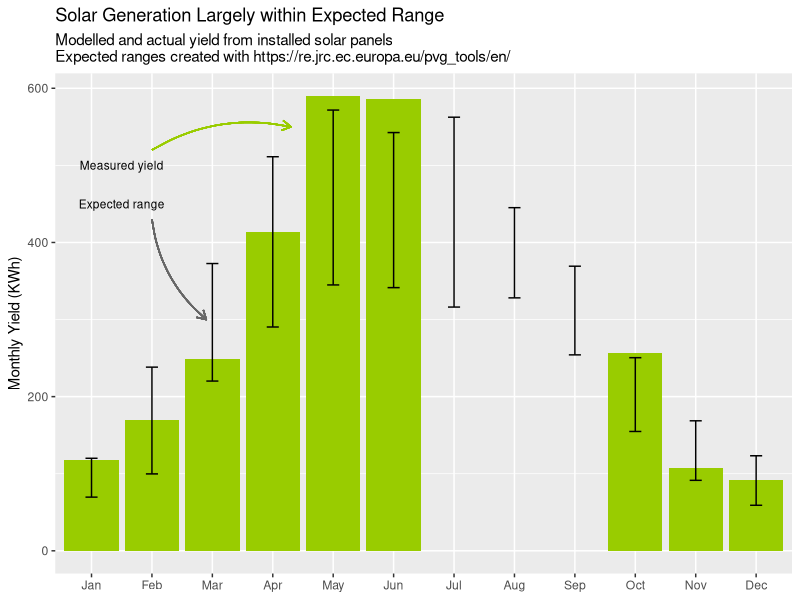
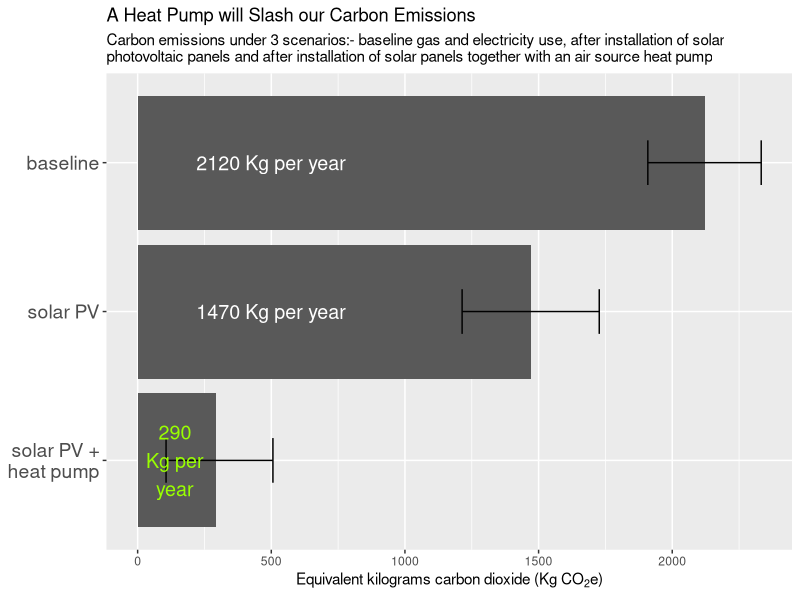
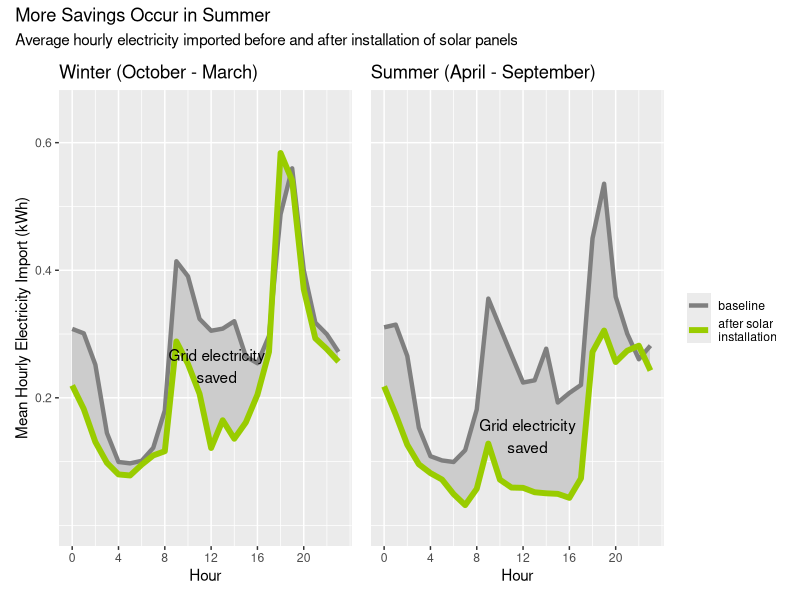
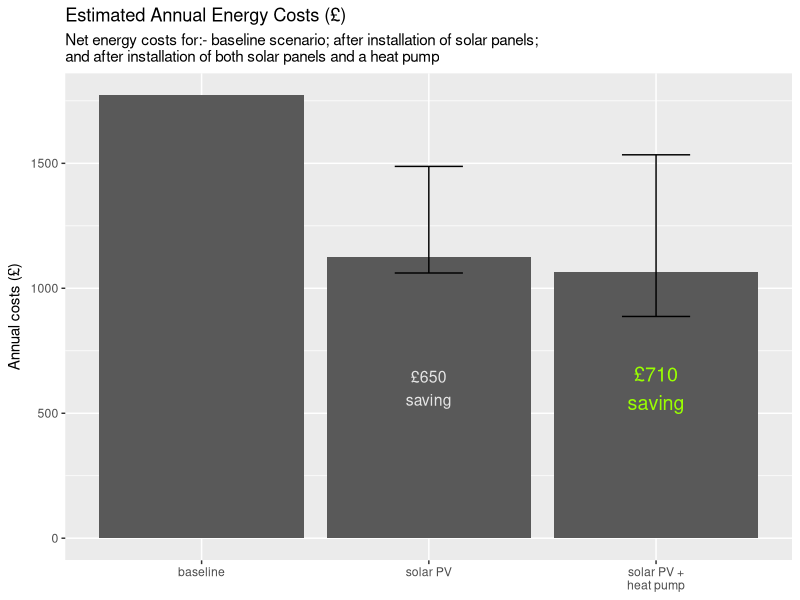

Here is the R script that generated these plots, in order:
## ---- chunk 1
knitr::opts_chunk$set(
  echo = TRUE, message=FALSE, warning=FALSE, comment = "", fig.width = 8, fig.height = 6
)
## ---- chunk 2
library(tidyverse)

library(patchwork)# for combining plots
library(knitr)    # for table display
## ---- chunk 3
# personal daily domestic usage and generation data
daily_data <- read_csv("Data/230630_daily.csv", 
                       col_types=cols(date = col_date(format="%d/%m/%y")))
# grid electricity usage aggregated by hour from N3rgy data and converted to local time
hrly_data <- read_csv("Data/230630_hourly.csv", 
            col_types=cols(local_time = col_datetime(format = "%Y-%m-%d %H:%M:%S")))

# tariff 1/7/23
PRICE_GAS_PER_KWH <- 0.07544 # previous price 0.10348 
PRICE_ELEC_PER_KWH <- 0.311 # import price, previous price 0.3476
PRICE_EXPORT_ELEC <- 0.15 # previous price 0.056
## ---- chunk 4
# final date of available data
LAST_DATE <- max(daily_data$date)

# solar PV install
SOLAR_INSTALL_DATE <- date("2022-09-19")

# average annual gas usage based on last 2 years
baseline_gas_usage <- round(sum(daily_data$gas_usage_kwh[daily_data$date > LAST_DATE - 730])/2, -1)

# annual electricity usage from most recent full year pre solar PV install
baseline_elec_usage <- round(sum(daily_data$elec_usage_kwh[daily_data$date > 
        SOLAR_INSTALL_DATE - 365 & daily_data$date <= SOLAR_INSTALL_DATE]), -1)
## ---- chunk 5
# carbon equivalent calculation using estimated conversion factors (kWh -> Kg CO2)
carbon_equivalent <- function(gas=0, grid_elec=0, GAS_TO_CARBON=0.18, GRID_ELEC_TO_CARBON=0.19){
  gas*GAS_TO_CARBON + grid_elec*GRID_ELEC_TO_CARBON
}
## ---- chunk 6
# baseline carbon dioxide equivalent with approx 10% variation in energy usage year to year
annual_carbon <- carbon_equivalent(gas=baseline_gas_usage, grid_elec=baseline_elec_usage)
carbon_baseline <- data.frame(
                      carbon=annual_carbon,
                      carbon_min=0.9*annual_carbon,
                      carbon_max=1.1*annual_carbon,
                      scenario="baseline")
## ---- chunk 7
# modeled solar generation using PV GIS tool from the EC 
# using 2005-2020 solar radiation data
modelled_yield_by_mth <- read.csv("Data/PVGIS_solar_estimate_mthly.csv")
ANNUAL_YIELD <- 3423 # predicted average solar yield (kWh)
ANNUAL_YIELD_STD <- 117 # standard deviation (kWh)

yield_by_mth <-
  daily_data[daily_data$date >= date("2022-10-01"),] %>% # using complete months only 
  mutate(month=month(date)) %>%
  group_by(month) %>%
  summarise(actual_yield=sum(solar_yield_kwh)) 

# combine with modeled solar yield
solar_yield <- modelled_yield_by_mth %>% 
  left_join(yield_by_mth, by=join_by(month))

ggplot(data=solar_yield) +
  geom_col(aes(x=month, y=actual_yield), orientation="x", fill="#99CC00", na.rm=TRUE) +
  geom_errorbar(aes(x=month, y=avg_monthly_yield_kwh, ymin=avg_monthly_yield_kwh - 
                  2*sd_monthly_yield_kwh,
        ymax=avg_monthly_yield_kwh + 2*sd_monthly_yield_kwh), width=.2) +
  labs(title="Solar Generation Largely within Expected Range", 
       subtitle="Modelled and actual yield from installed solar panels\nExpected ranges created with https://re.jrc.ec.europa.eu/pvg_tools/en/" , 
        x="month", y="Monthly Yield (KWh)") +
  scale_x_discrete(limits=month.abb) + 
  theme(axis.title.x = element_blank()) +
  annotate("text", 
           x=c(1.5,1.5), 
           y=c(500, 450), 
           label=c("Measured yield", "Expected range"),
           size=c(3,3)
           ) + 
  geom_curve(x = 2, y = 520,
             xend = 4.3, yend = 550,
             color = "#99CC00",
             arrow = arrow(length = unit(0.02, "npc")),
             curvature = (-0.2)) +
  geom_curve(x = 2, y = 430,
             xend = 2.9, yend = 300,
             arrow = arrow(length = unit(0.02, "npc")),
             color="grey40",
             curvature = (0.2))
## ---- chunk 8
# estimated carbon and spread year to year for base usage with solar PV
carbon_solar <- data.frame(
      carbon=carbon_baseline$carbon - carbon_equivalent(grid_elec=ANNUAL_YIELD),
      carbon_min=carbon_baseline$carbon_min - 
                   carbon_equivalent(grid_elec=ANNUAL_YIELD + 2*ANNUAL_YIELD_STD),
      carbon_max=carbon_baseline$carbon_max - 
                   carbon_equivalent(grid_elec=ANNUAL_YIELD - 2*ANNUAL_YIELD_STD),
      scenario="solar PV")
## ---- chunk 9
SCOP <- 3.3 # estimated seasonal coefficient of performance
SCOP_MIN <- SCOP -.4
SCOP_MAX <- SCOP +.4

# estimated annual electric requirement for heat pump assuming current boiler is 92% 
# efficient and all gas is used for heat and hot water. (neglects gas for cooking)
hp_elec_usage <- function(scop = SCOP, annual_heat_req = baseline_gas_usage*0.92){
  annual_heat_req/scop
}


# estimated carbon from baseline usage with solar PV and a heat pump
carbon_solar_hp <- data.frame(
    carbon=carbon_equivalent(grid_elec=hp_elec_usage() + 
                      baseline_elec_usage - ANNUAL_YIELD),
    carbon_min=carbon_equivalent(grid_elec=0.9*(hp_elec_usage(scop=SCOP_MAX) + 
                      baseline_elec_usage) - (ANNUAL_YIELD + 2*ANNUAL_YIELD_STD)),
    carbon_max=carbon_equivalent(grid_elec=1.1*(hp_elec_usage(scop=SCOP_MIN) + 
                      baseline_elec_usage) - (ANNUAL_YIELD - 2*ANNUAL_YIELD_STD)),
    scenario="solar PV +\nheat pump"
) 

carbon_cost <- rbind(carbon_baseline, carbon_solar, carbon_solar_hp)

# set order for plotting
carbon_cost$scenario <- factor(carbon_cost$scenario, levels=c("solar PV +\nheat pump", 
                                        "solar PV", "baseline"))



ggplot(data=carbon_cost) +
  geom_col(aes(x=carbon, y=scenario)) +
  geom_errorbar(data=carbon_cost, aes(y=scenario, x=carbon, 
                                xmin=carbon_min, xmax=carbon_max), width=.3) +
  labs(title="A Heat Pump will Slash our Carbon Emissions",
       subtitle="Carbon emissions under 3 scenarios:- baseline gas and electricity use, after installation of solar \nphotovoltaic panels and after installation of solar panels together with an air source heat pump",
       x = expression("Equivalent kilograms carbon dioxide (Kg CO"[2]*"e)") 
    ) +
  theme(axis.text.y = element_text(size = 14),
        axis.title.y = element_blank()) +
  annotate("text", 
           y=c("baseline","solar PV","solar PV +\nheat pump"), 
           x=c(500,500,140), 
           label=c(paste0("",round(carbon_baseline$carbon, -1), " Kg per year"),
                   paste0("",round(carbon_solar$carbon, -1), " Kg per year"),
                   paste0("",round(carbon_solar_hp$carbon,-1), "\nKg per\nyear")
                   ),
           color=c("white", "white","#99ff00"),
           size=c(5)
           )
## ---- chunk 10
# comparing winter months (Oct-Mar) pre and post solar install 
ix_pre  <- which(daily_data$date >= date("2021-10-01")  & 
                   daily_data$date <= date("2022-03-31"))
ix_post <- which(daily_data$date >= date("2022-10-01") & 
                   daily_data$date <= date("2023-03-31"))

daily_diff_oct_mar <- mean(daily_data$elec_usage_kwh[ix_pre]) - 
          mean(daily_data$elec_usage_kwh[ix_post])

# comparing summer months (Apr-Sep) pre and post solar install (partial data only)
ix_pre  <- which(daily_data$date >= date("2022-04-01")  & 
                   daily_data$date <= SOLAR_INSTALL_DATE) # 19/9/22
ix_post <- which((daily_data$date >= SOLAR_INSTALL_DATE &
                   daily_data$date <= date("2022-09-30")) |
                   (daily_data$date >= date("2023-04-01") & 
                   daily_data$date <= date("2023-09-30")))

daily_diff_apr_sep <- mean(daily_data$elec_usage_kwh[ix_pre]) - 
          mean(daily_data$elec_usage_kwh[ix_post])

# extrapolating to predict annual amount of generated energy used locally
annual_solar_energy_used_locally <- daily_diff_oct_mar*182 + daily_diff_apr_sep*183 

## ---- chunk 11
cost_elec <- function(elec_import, elec_export=0, import_price=PRICE_ELEC_PER_KWH, 
                      export_price=PRICE_EXPORT_ELEC, elec_standing_charge=226){
  elec_import*import_price - elec_export*export_price + elec_standing_charge
}

annual_cost_saving_solar <- cost_elec(elec_import=baseline_elec_usage) -
  cost_elec(elec_import=baseline_elec_usage - annual_solar_energy_used_locally, 
          elec_export=ANNUAL_YIELD - annual_solar_energy_used_locally)

## ---- chunk 12
# October - March
# comparing pre and post solar install 
# NB there are only a few weeks of post solar install data April - September
ix_pre <- which(hrly_data$local_time >= date("2021-10-01") & 
                  hrly_data$local_time < date("2022-04-01"))
ix_post <- which((hrly_data$local_time >  date("2022-10-01")) & 
                  hrly_data$local_time < date("2023-04-01")) 

elec_import_by_hr_pre_solar <- hrly_data[ix_pre,] %>%
  mutate(hour=hour(local_time)) %>%
  group_by(hour) %>%
  summarise(avg_import_pre_solar=mean(elec_import_kwh)) 
  
elec_import_by_hr_post_solar <- hrly_data[ix_post,] %>%
  mutate(hour=hour(local_time)) %>%
  group_by(hour) %>%
  summarise(avg_import_post_solar=mean(elec_import_kwh)) 

hrly_elec_import_oct_mar <- elec_import_by_hr_pre_solar %>% 
  left_join(elec_import_by_hr_post_solar, by=join_by(hour))

oct_mar_daily_diff <- sum(hrly_elec_import_oct_mar$avg_import_pre_solar) -
  sum(hrly_elec_import_oct_mar$avg_import_post_solar)

winter <- ggplot(data=hrly_elec_import_oct_mar) +
  geom_ribbon(aes(x = hour, ymin = avg_import_post_solar, ymax = avg_import_pre_solar), fill = "grey80") +
  geom_line(aes(x=hour, y=avg_import_pre_solar, colour="baseline"), linewidth=1.5) +
  geom_line(aes(x=hour, y=avg_import_post_solar, colour="after solar\ninstallation"), linewidth=2) +
  labs(title="Winter (October - March)",
       x = "Hour", y = "Mean Hourly Electricity Import (kWh)") +
  scale_y_continuous(breaks = c(0.2, 0.4, 0.6), limits = c(0, 0.65)) +
  scale_x_continuous(breaks = c(0, 4, 8, 12, 16,20), limits = c(0, 23)) +
  scale_color_manual(breaks=c("baseline", "after solar\ninstallation"),
                     values=c("baseline"="grey50", "after solar\ninstallation"="#99cc00")) +
  theme(legend.position="none") +
  annotate("text", x=12.5, y=.25, label="Grid electricity\nsaved" ) 



# April - September, partial data only
# comparing pre and post solar install 
# NB there are only a few weeks of post solar install data April - September
ix_pre <- which(hrly_data$local_time >= date("2022-04-01") & 
                  hrly_data$local_time <= SOLAR_INSTALL_DATE)
ix_post <- which((hrly_data$local_time > SOLAR_INSTALL_DATE & 
                    hrly_data$local_time < date("2022-10-01")) | 
                    hrly_data$local_time >= date("2023-04-01")) 

elec_import_by_hr_pre_solar <- hrly_data[ix_pre,] %>%
  mutate(hour=hour(local_time)) %>%
  group_by(hour) %>%
  summarise(avg_import_pre_solar=mean(elec_import_kwh)) 
  
elec_import_by_hr_post_solar <- hrly_data[ix_post,] %>%
  mutate(hour=hour(local_time)) %>%
  group_by(hour) %>%
  summarise(avg_import_post_solar=mean(elec_import_kwh)) 

hrly_elec_import_apr_sep <- elec_import_by_hr_pre_solar %>% 
  left_join(elec_import_by_hr_post_solar, by=join_by(hour))

apr_sep_daily_diff <- sum(hrly_elec_import_apr_sep$avg_import_pre_solar) -
  sum(hrly_elec_import_apr_sep$avg_import_post_solar)

summer <- ggplot(data=hrly_elec_import_apr_sep) +
  geom_ribbon(aes(x = hour, ymin = avg_import_post_solar, ymax = avg_import_pre_solar), fill = "grey80") +
  geom_line(aes(x=hour, y=avg_import_pre_solar, colour="baseline"), linewidth=1.5) +
  geom_line(aes(x=hour, y=avg_import_post_solar, colour="after solar\ninstallation"), linewidth=2) +
  scale_x_continuous(breaks = c(0, 4, 8, 12, 16,20), limits = c(0, 23)) +
  scale_color_manual(breaks = c("baseline", "after solar\ninstallation"),
                     values = c("baseline"="grey50", "after solar\ninstallation"="#99cc00") ) + 
  scale_y_continuous(breaks = c(0.2, 0.4, 0.6), limits = c(0, 0.65)) +
  labs(title="Summer (April - September)",
       x = "Hour", y = "Mean Hourly Electricity Import (kWh)") +
  theme(legend.title=element_blank(), 
        axis.text.y = element_blank(), 
        axis.ticks.y = element_blank(), 
        axis.title.y = element_blank() ) +
  annotate("text", x=12.4, y=.14, label="Grid electricity\nsaved" )

winter + summer +
  plot_annotation(
    title = "More Savings Occur in Summer",
    subtitle = "Average hourly electricity imported before and after installation of solar panels" )

  
## ---- chunk 13
cost_gas <- function(gas_usage, price_gas=PRICE_GAS_PER_KWH, gas_stdg_charge=106){
  gas_usage*price_gas + gas_stdg_charge
}

heat_requirement <- .92*baseline_gas_usage

# annual saving on heating costs from swapping gas boiler 
# for heat pump on grid electricity
annual_cost_saving_hp <- cost_gas(baseline_gas_usage) -
  cost_elec(elec_import=heat_requirement/SCOP, elec_standing_charge = 0)

# with tariff pre 1 July 23
annual_cost_saving_hp_prev <- cost_gas(baseline_gas_usage, price_gas=0.10348) -
  cost_elec(elec_import=heat_requirement/SCOP, 
            elec_standing_charge = 0, 
            import_price=0.3476)
## ---- chunk 14
# annual energy costs from heating and electricity use (pre_solar) 
energy_cost_baseline <- cost_gas(baseline_gas_usage, price_gas=PRICE_GAS_PER_KWH) +
  cost_elec(baseline_elec_usage, import_price = PRICE_ELEC_PER_KWH, export_price = PRICE_EXPORT_ELEC)

# annual energy costs with solar PV
annual_energy_cost_solar <- function(
    price_elec=PRICE_ELEC_PER_KWH,
    price_export=PRICE_EXPORT_ELEC,
    yield=ANNUAL_YIELD,
    solar_used_locally=annual_solar_energy_used_locally) {
  cost_gas(gas_usage=baseline_gas_usage) + 
  cost_elec(elec_import=baseline_elec_usage - solar_used_locally, 
          elec_export=yield - solar_used_locally,
          import_price=price_elec, 
          export_price=price_export)
}

# estimated likely range of values
price_elec_export_best <- 0.15
price_elec_export_worst <- 0.03
yield_best <- ANNUAL_YIELD+2*ANNUAL_YIELD_STD
yield_worst <- ANNUAL_YIELD-2*ANNUAL_YIELD_STD
solar_used_best <- annual_solar_energy_used_locally*1.2
solar_used_worst <- annual_solar_energy_used_locally*0.8

energy_cost_solar <- annual_energy_cost_solar()
energy_cost_solar_best <- annual_energy_cost_solar(price_export=price_elec_export_best,
                                                   yield=yield_best,
                                                   solar_used_locally = solar_used_best)
energy_cost_solar_worst <- annual_energy_cost_solar(price_export=price_elec_export_worst,
                                                   yield=yield_worst,
                                                   solar_used_locally = solar_used_worst)

# estimated energy costs with solar PV and a heat pump
annual_energy_cost_solar_hp <- function(
    scop=SCOP, 
    pct_solar_used=0.35,
    price_elec=PRICE_ELEC_PER_KWH,
    price_elec_export=0.15,
    yield=ANNUAL_YIELD) {
  cost_elec(
    elec_import=baseline_elec_usage + 
      heat_requirement/scop - pct_solar_used*yield,
    elec_export=(1-pct_solar_used)*yield,
    import_price=price_elec, 
    export_price=price_elec_export)
}

# annual energy costs for likely scenarios with solar PV and a heat pump
pct_solar_used_best <- 0.42
pct_solar_used_worst <- 0.28

energy_cost_shp <- annual_energy_cost_solar_hp()
# best case 
energy_cost_shp_best <- annual_energy_cost_solar_hp(
            scop=SCOP_MAX, 
            pct_solar_used=pct_solar_used_best,                     
            price_elec_export=price_elec_export_best,
            yield=yield_best)
# worst case estimate
energy_cost_shp_worst <- annual_energy_cost_solar_hp(
            scop=SCOP_MIN, 
            pct_solar_used=pct_solar_used_worst,                     
            price_elec_export=price_elec_export_worst,
            yield=yield_worst)

energy_cost <- data.frame(energy_cost=c(energy_cost_baseline, energy_cost_solar, energy_cost_shp),
                   energy_cost_min=c(NA, energy_cost_solar_best, energy_cost_shp_best),
                   energy_cost_max=c(NA, energy_cost_solar_worst, energy_cost_shp_worst),
                   scenario=c("baseline", "solar PV", "solar PV +\nheat pump")
                        ) 

annual_cost_saving_solar_hp <- energy_cost_baseline - energy_cost_shp

ggplot(data=energy_cost) +
  geom_col(aes(x=scenario, y=energy_cost)) + 
  geom_errorbar(aes(x=scenario, y=energy_cost, 
                    ymin=energy_cost_min, ymax=energy_cost_max), width=.3) +
  labs(title="Estimated Annual Energy Costs (£)",
       subtitle="Net energy costs for:- baseline scenario; after installation of solar panels;\nand after installation of both solar panels and a heat pump",
       y = expression("Annual costs (£)") )  +
  theme(axis.title.x = element_blank())  +
  annotate("text", x="solar PV +\nheat pump", y=600, 
           label=paste0("£", round(annual_cost_saving_solar_hp,-1), "\nsaving"),
           size=5, color="#99ff00") +
  annotate("text", x="solar PV", y=600, 
           label=paste0("£", round(annual_cost_saving_solar,-1), "\nsaving"),
           size=4, color="grey90") 

## ---- chunk 15
# comparing various factors
diff_export_rate <- round(annual_energy_cost_solar_hp(
      price_elec_export=price_elec_export_worst) - 
  annual_energy_cost_solar_hp(price_elec_export=price_elec_export_best), -1)
diff_scop <- round(annual_energy_cost_solar_hp(scop=SCOP_MIN) - 
  annual_energy_cost_solar_hp(scop=SCOP_MAX), -1)
diff_yield <- round(annual_energy_cost_solar_hp(
  yield=ANNUAL_YIELD-2*ANNUAL_YIELD_STD) - 
    annual_energy_cost_solar_hp(yield=ANNUAL_YIELD+2*ANNUAL_YIELD_STD),-1)
diff_pct_solar_used <- round(annual_energy_cost_solar_hp(pct_solar_used=pct_solar_used_worst, ) - 
  annual_energy_cost_solar_hp(pct_solar_used=pct_solar_used_best),-1)

cost_factors <- data.frame(
  factor=c("export rate (£/kWh)","SCOP","annual yield (kWh)","solar energy used locally (%)"), 
  best=c(price_elec_export_best, SCOP_MAX, 
         ANNUAL_YIELD+2*ANNUAL_YIELD_STD, pct_solar_used_best),
  worst=c(price_elec_export_worst, SCOP_MIN, 
         ANNUAL_YIELD-2*ANNUAL_YIELD_STD, pct_solar_used_worst),
  "annual_cost_difference"=c(diff_export_rate, diff_scop, diff_yield, diff_pct_solar_used )
)

kable(cost_factors, caption = "Factors affecting energy costs with solar panels and a heat pump installed, likely ranges and possible impact on net annual costs (£)")
